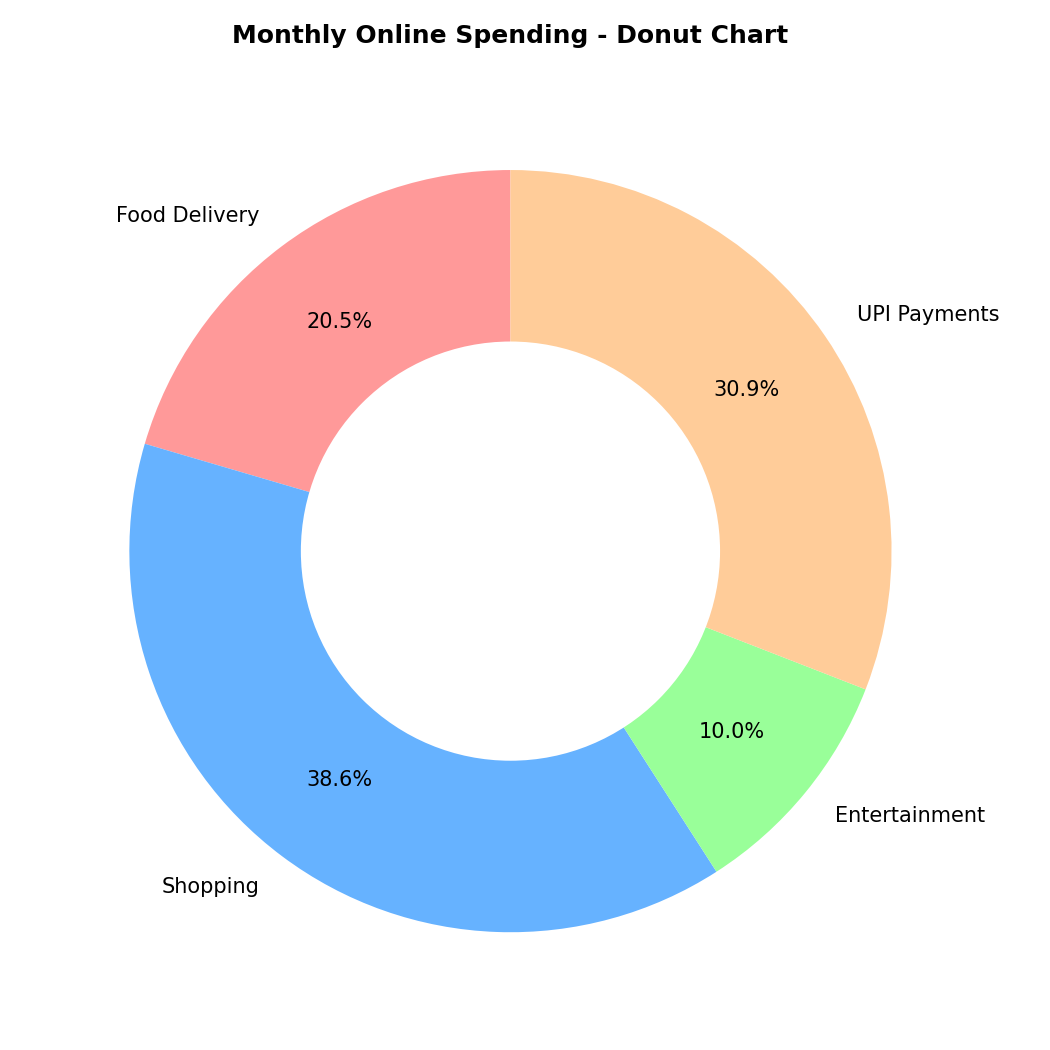

Source code (Python):

import matplotlib
matplotlib.use('Agg')
import matplotlib.pyplot as plt

categories = ['Food Delivery', 'Shopping', 'Entertainment', 'UPI Payments']
spending_inr = [4500, 8500, 2200, 6800]
colors = ['#FF9999', '#66B2FF', '#99FF99', '#FFCC99']

fig, ax = plt.subplots(figsize=(7, 7))

# Pie base
wedges, texts, autotexts = ax.pie(
    spending_inr, 
    labels=categories, 
    autopct='%1.1f%%', 
    startangle=90, 
    colors=colors,
    pctdistance=0.75,
    textprops={'fontsize': 10}
)

# Transform into Donut Chart by adding a central white circle
centre_circle = plt.Circle((0, 0), 0.55, fc='white')
ax.add_artist(centre_circle)

ax.set_title('Monthly Online Spending - Donut Chart', fontsize=12, fontweight='bold', pad=15)

plt.tight_layout()
plt.savefig('session4_task3_donut.png', dpi=150)
plt.close()

print("session4_task3_donut.py executed successfully. Chart saved as session4_task3_donut.png (150 DPI).")
